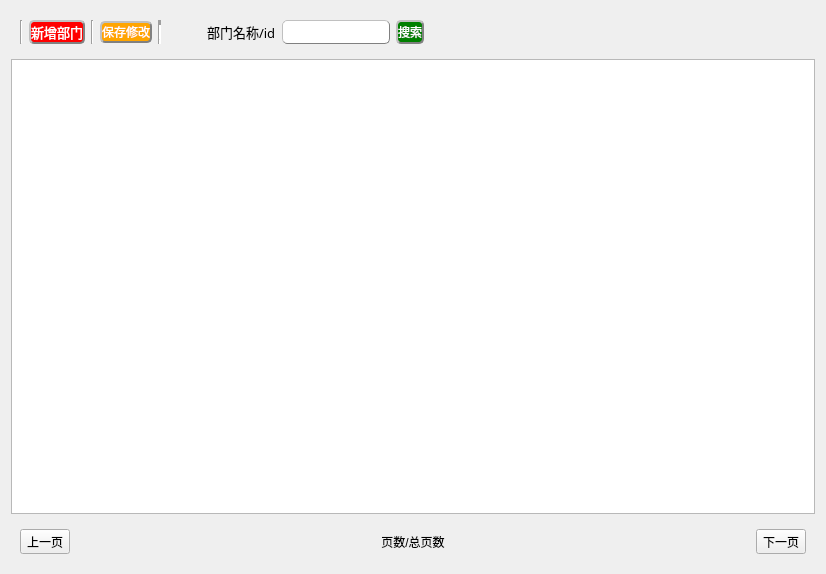
<?xml version="1.0" encoding="UTF-8"?>
<ui version="4.0">
 <class>Form</class>
 <widget class="QWidget" name="Form">
  <property name="geometry">
   <rect>
    <x>0</x>
    <y>0</y>
    <width>826</width>
    <height>574</height>
   </rect>
  </property>
  <property name="windowTitle">
   <string>Form</string>
  </property>
  <layout class="QVBoxLayout" name="verticalLayout">
   <item alignment="Qt::AlignLeft">
    <widget class="QWidget" name="widget" native="true">
     <property name="layoutDirection">
      <enum>Qt::LeftToRight</enum>
     </property>
     <layout class="QGridLayout" name="gridLayout_2">
      <item row="0" column="8">
       <widget class="QLabel" name="label">
        <property name="font">
         <font>
          <family>黑体</family>
          <pointsize>10</pointsize>
         </font>
        </property>
        <property name="text">
         <string>部门名称/id</string>
        </property>
       </widget>
      </item>
      <item row="0" column="9">
       <widget class="QLineEdit" name="lineEdit">
        <property name="sizePolicy">
         <sizepolicy hsizetype="Expanding" vsizetype="Preferred">
          <horstretch>0</horstretch>
          <verstretch>0</verstretch>
         </sizepolicy>
        </property>
        <property name="styleSheet">
         <string notr="true">QLineEdit{
	border-radius:5px;
	border:1px groove gray;	
	border-style:outset;
}</string>
        </property>
       </widget>
      </item>
      <item row="0" column="1">
       <widget class="QPushButton" name="pushButton">
        <property name="sizePolicy">
         <sizepolicy hsizetype="Fixed" vsizetype="Fixed">
          <horstretch>0</horstretch>
          <verstretch>0</verstretch>
         </sizepolicy>
        </property>
        <property name="font">
         <font>
          <family>黑体</family>
          <pointsize>10</pointsize>
         </font>
        </property>
        <property name="layoutDirection">
         <enum>Qt::LeftToRight</enum>
        </property>
        <property name="styleSheet">
         <string notr="true">QPushButton{
	background-color:red;
	color:white;
	border-radius:5px;
	border:2px groove gray;
	border-style:outset;
}</string>
        </property>
        <property name="text">
         <string>新增部门</string>
        </property>
       </widget>
      </item>
      <item row="0" column="7">
       <spacer name="horizontalSpacer">
        <property name="orientation">
         <enum>Qt::Horizontal</enum>
        </property>
        <property name="sizeHint" stdset="0">
         <size>
          <width>40</width>
          <height>20</height>
         </size>
        </property>
       </spacer>
      </item>
      <item row="0" column="10">
       <widget class="QPushButton" name="pushButton_2">
        <property name="sizePolicy">
         <sizepolicy hsizetype="Preferred" vsizetype="Preferred">
          <horstretch>0</horstretch>
          <verstretch>0</verstretch>
         </sizepolicy>
        </property>
        <property name="styleSheet">
         <string notr="true">QPushButton{
	background-color:green;
	color:white;
	border-radius:5px;
	border:2px groove gray;
	border-style:outset;
}</string>
        </property>
        <property name="text">
         <string>搜索</string>
        </property>
       </widget>
      </item>
      <item row="0" column="5">
       <widget class="Line" name="line">
        <property name="lineWidth">
         <number>5</number>
        </property>
        <property name="orientation">
         <enum>Qt::Vertical</enum>
        </property>
       </widget>
      </item>
      <item row="0" column="2">
       <widget class="Line" name="line_3">
        <property name="orientation">
         <enum>Qt::Vertical</enum>
        </property>
       </widget>
      </item>
      <item row="0" column="4">
       <widget class="QPushButton" name="pushButton_3">
        <property name="styleSheet">
         <string notr="true">QPushButton{
	background-color:orange;
	color:white;
	border-radius:5px;
	border:2px groove gray;
	border-style:outset;
}</string>
        </property>
        <property name="text">
         <string>保存修改</string>
        </property>
       </widget>
      </item>
      <item row="0" column="0">
       <widget class="Line" name="line_2">
        <property name="orientation">
         <enum>Qt::Vertical</enum>
        </property>
       </widget>
      </item>
     </layout>
    </widget>
   </item>
   <item>
    <widget class="QTableView" name="tableView"/>
   </item>
   <item>
    <widget class="QWidget" name="widget_3" native="true">
     <property name="layoutDirection">
      <enum>Qt::LeftToRight</enum>
     </property>
     <layout class="QGridLayout" name="gridLayout_4">
      <item row="0" column="0">
       <widget class="QToolButton" name="toolButton_2">
        <property name="text">
         <string>上一页</string>
        </property>
       </widget>
      </item>
      <item row="0" column="1">
       <widget class="QLabel" name="label_4">
        <property name="layoutDirection">
         <enum>Qt::LeftToRight</enum>
        </property>
        <property name="text">
         <string>页数/总页数</string>
        </property>
        <property name="scaledContents">
         <bool>false</bool>
        </property>
        <property name="alignment">
         <set>Qt::AlignCenter</set>
        </property>
       </widget>
      </item>
      <item row="0" column="2">
       <widget class="QToolButton" name="toolButton">
        <property name="text">
         <string>下一页</string>
        </property>
       </widget>
      </item>
     </layout>
    </widget>
   </item>
  </layout>
 </widget>
 <resources/>
 <connections/>
</ui>
